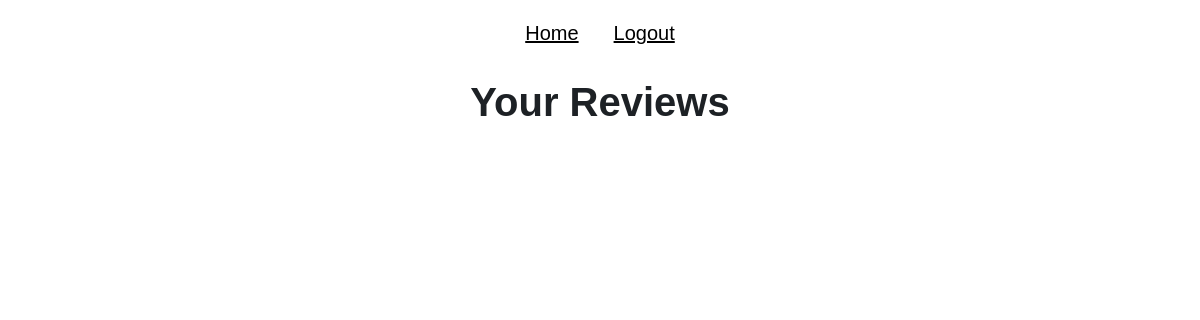
The app's page /reviews (signed in), older data.
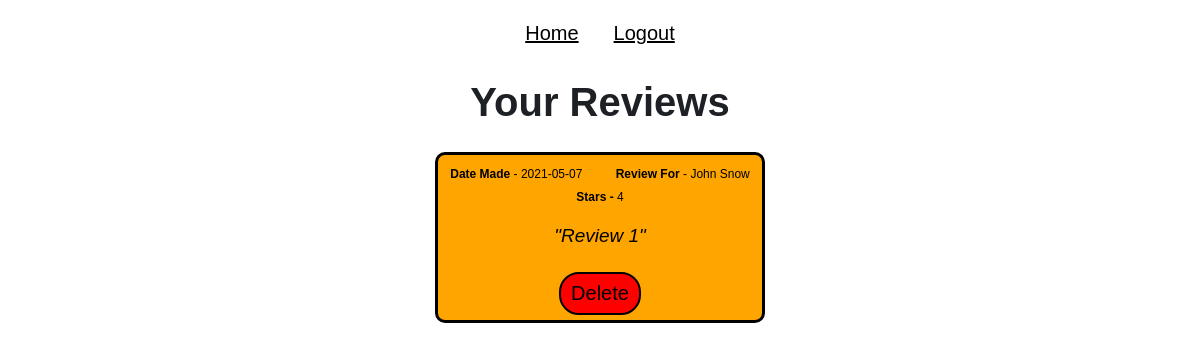
The same page, newer data.
### tables this page shows
CREATE TABLE review (
            byUsrId integer,
            forUsrId integer,
            date text,
            star integer,
            message text,
            PRIMARY KEY (byUsrId, forUsrId, message)
            );

CREATE TABLE users (
            usrId integer primary key,
            email text,
            password text,
            firstName text,
            lastName text,
            accType text,
            postcode text,
            numberOfReviews integer,
            starRating real
            );

### app.py (the view)
@app.route('/reviews')
def reviews():
    userObj = user(session['usrId'])
    bookings = userObj.getReviewsBy()
    return render_template('reviews.html', bookings=bookings, user=user)

### database.py (called while the page is built)
    def search(self, col="null", search="null"):
        conn = sqlite3.connect('main.db')
        c = conn.cursor()
        if col == "email":
            c.execute(f'SELECT * FROM users WHERE email="{search}"')
            data = c.fetchall()
        elif col == "password":
            c.execute(f'SELECT * FROM users WHERE password="{search}"')
            data = c.fetchall()
        elif col == "usrId":
            c.execute(f'SELECT * FROM users WHERE usrId="{search}"')
            data = c.fetchall()
        elif col == "postcode":
            c.execute(f'SELECT * FROM users WHERE postcode="{search}"')
            data = c.fetchall()
        else:
            c.execute(f'SELECT * FROM users')
            data = c.fetchall()
        conn.commit()
        conn.close()
        return(data)

    def getReviewsBy(self, usrId):
        conn = sqlite3.connect('main.db')
        c = conn.cursor()
        c.execute(f'SELECT * FROM review WHERE byUsrId="{usrId}" ORDER BY date DESC')
        data = c.fetchall()
        return(data)
        conn.commit()
        conn.close()

### user.py (called while the page is built)
    def getReviewsBy(self):
        result = db.getReviewsBy(self.usrId)
        return result

### templates/reviews.html (shortened to what this page needs)
{% extends "base.html" %}
{% block head %}
    <link rel="stylesheet" href="{{ url_for('static', filename='css/profile.css') }}">
{% endblock %}
{% block body %}
    <h1>Your Reviews</h1>
    {% for i in bookings %}
            <div class="review">
                <span style="font-size: 12px;">
                    <span class="name">Date Made</span> -  {{ i[2] }}<span style="padding-left: 30px;"></span>
                    <span class="name">Review For </span> - {{ user(i[1]).fName }} {{ user(i[1]).lName }} <br>
                    <span class="name">Stars - </span>{{ i[3] }}
                    <p class="reviewText">"{{ i[4] }}"</p>
                </span>
                <a href="/delRev/{{ i[0] }}-{{ i[1] }}-{{ i[4].strip() }}-{{ i[3] }}">Delete</a>
            </div>
        {% endfor %}
{% endblock %}

Row changes from the older to the newer data that the page shows:
now on this page (row edited): review: date "2021-05-07", forUsrId.firstName "John", forUsrId.lastName "Snow", star "4", message "Review 1"
